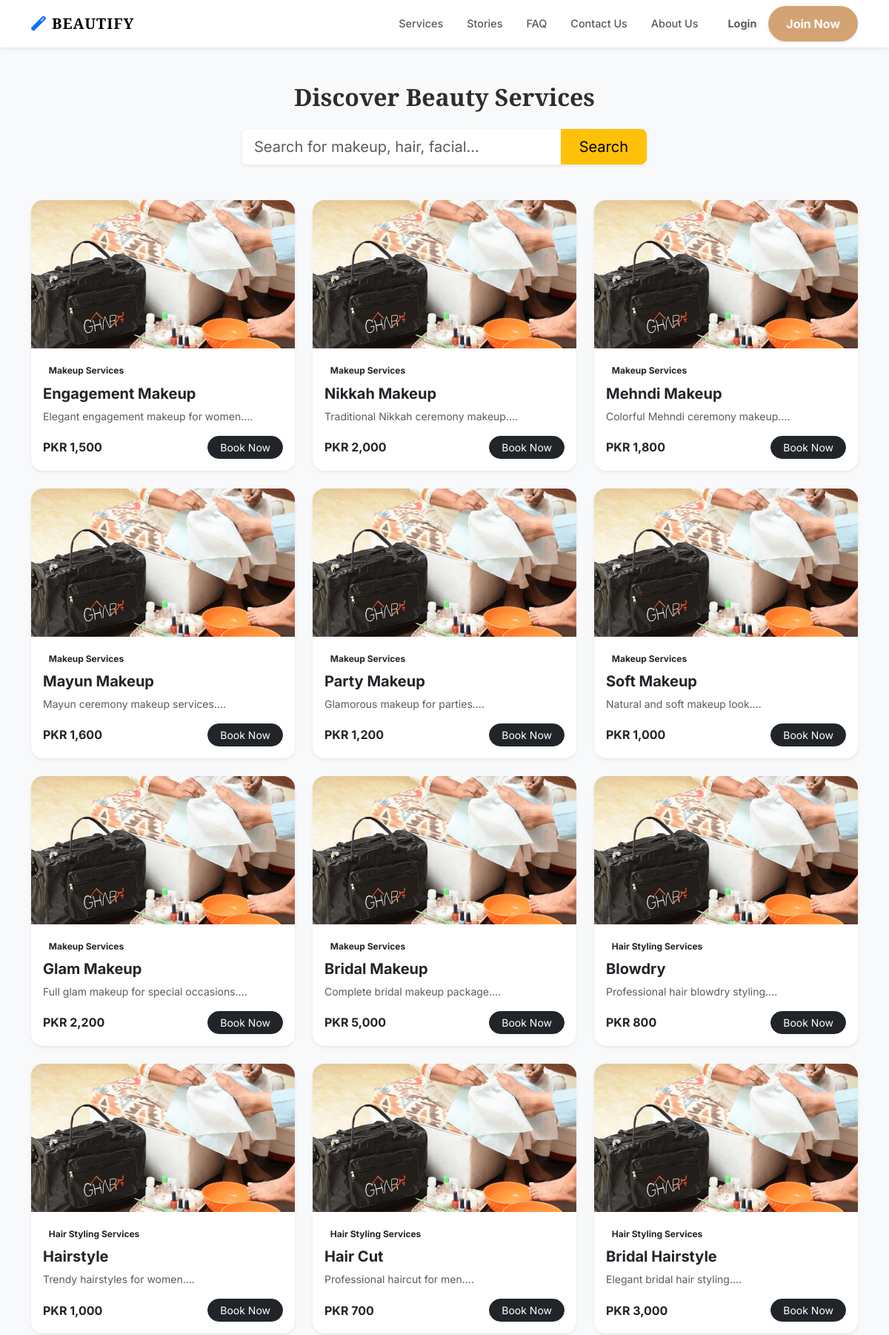
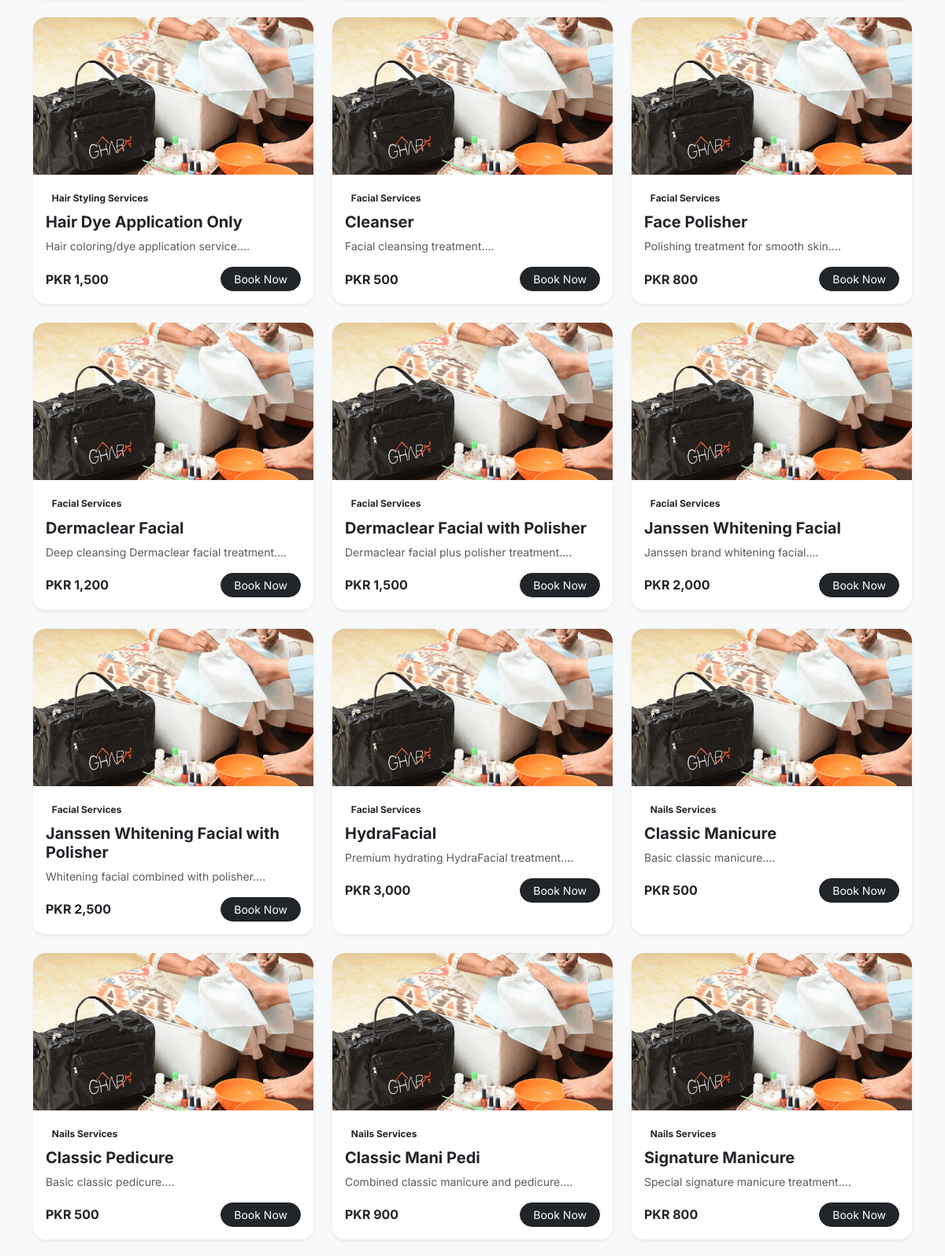
Screenshot of /search_services.php (upper part) with the database file from the repository (2 pictures, top to bottom).
### tables this page shows
CREATE TABLE `services` (
  `id` int(11) NOT NULL,
  `category_id` int(11) NOT NULL,
  `subcategory_id` int(11) NOT NULL,
  `service_name` varchar(150) NOT NULL,
  `gender` enum('men','women') NOT NULL,
  `price` decimal(10,2) NOT NULL,
  `duration_minutes` int(11) DEFAULT NULL,
  `description` text DEFAULT NULL,
  `image` varchar(255) DEFAULT NULL,
  `is_active` tinyint(1) DEFAULT 1,
  `created_at` timestamp NOT NULL DEFAULT current_timestamp()
);

CREATE TABLE `service_categories` (
  `id` int(11) NOT NULL,
  `name` varchar(100) NOT NULL,
  `description` text DEFAULT NULL,
  `created_at` timestamp NOT NULL DEFAULT current_timestamp()
);

### search_services.php (the view, shortened to what this page needs)
<?php
include('config.php');
$search = isset($_GET['q']) ? mysqli_real_escape_string($conn, $_GET['q']) : '';
$query = "SELECT s.*, c.name as category_name FROM services s
          JOIN service_categories c ON s.category_id = c.id
          WHERE s.is_active = 1";
$results = mysqli_query($conn, $query);
?>
<!DOCTYPE html>
<html lang="en">
<head>
   <link href="https://cdn.jsdelivr.net/npm/bootstrap@5.3.0/dist/css/bootstrap.min.css" rel="stylesheet">
    <link rel="stylesheet" href="https://cdnjs.cloudflare.com/ajax/libs/font-awesome/6.4.0/css/all.min.css">
    <link rel="stylesheet" href="./CSS/style.css">
</head>
<body class="bg-light">
    <?php include('navbar.php'); ?>
    <div class="container py-5">
        <div class="row justify-content-center mb-5">
            <div class="col-md-6 text-center">
                <h2 class="fw-bold">Discover Beauty Services</h2>
                <form action="" method="GET" class="mt-4">
                    <div class="input-group input-group-lg shadow-sm">
                        <input type="text" name="q" class="form-control border-0" placeholder="Search for makeup, hair, facial..." value="<?php echo $search; ?>">
                        <button class="btn btn-warning px-4" type="submit">Search</button>
                    </div>
                </form>
            </div>
        </div>
        <div class="row g-4">
            <?php while($row = mysqli_fetch_assoc($results)): ?>
            <div class="col-md-4">
                <div class="card h-100 border-0 shadow-sm rounded-4 overflow-hidden">
                    <img src="admin/uploads/<?php echo $row['image']; ?>" class="card-img-top" style="height:200px; object-fit:cover;">
                    <div class="card-body">
                        <span class="badge bg-soft-gold text-dark mb-2"><?php echo $row['category_name']; ?></span>
                        <h5 class="fw-bold"><?php echo $row['service_name']; ?></h5>
                        <p class="text-muted small"><?php echo substr($row['description'], 0, 80); ?>...</p>
                        <div class="d-flex justify-content-between align-items-center">
                            <span class="fw-bold text-dark">PKR <?php echo number_format($row['price']); ?></span>
                            <a href="book_now.php?service_id=<?php echo $row['id']; ?>" class="btn btn-dark btn-sm px-3 rounded-pill">Book Now</a>
                        </div>
                    </div>
                </div>
            </div>
            <?php endwhile; ?>
        </div>
    </div>
</body>
</html>

### CSS/style.css (style rules this page uses)
:root { --primary-color: #d4a373; --accent-color: #faedcd; --text-dark: #2d2d2d; --bg-light: #fefae0; --transition: all 0.3s ease; }
body { font-family: 'Inter', sans-serif; background-color: #fafafa; color: var(--text-dark); }
h1, h2, .navbar-brand { font-family: 'Playfair Display', serif; }
.form-control { border: 1px solid #e0e0e0; padding: 12px 15px; border-radius: 10px; transition: var(--transition); }

### rows the page displays
services: image (picture), category.name "Makeup Services", service_name "Engagement Makeup", description "Elegant engagement makeup for women.", price "1,500"
services: image (picture), category.name "Makeup Services", service_name "Nikkah Makeup", description "Traditional Nikkah ceremony makeup.", price "2,000"
services: image (picture), category.name "Makeup Services", service_name "Mehndi Makeup", description "Colorful Mehndi ceremony makeup.", price "1,800"
services: image (picture), category.name "Makeup Services", service_name "Mayun Makeup", description "Mayun ceremony makeup services.", price "1,600"
services: image (picture), category.name "Makeup Services", service_name "Party Makeup", description "Glamorous makeup for parties.", price "1,200"
services: image (picture), category.name "Makeup Services", service_name "Soft Makeup", description "Natural and soft makeup look.", price "1,000"
services: image (picture), category.name "Makeup Services", service_name "Glam Makeup", description "Full glam makeup for special occasions.", price "2,200"
services: image (picture), category.name "Makeup Services", service_name "Bridal Makeup", description "Complete bridal makeup package.", price "5,000"
services: image (picture), category.name "Hair Styling Services", service_name "Blowdry", description "Professional hair blowdry styling.", price "800"
services: image (picture), category.name "Hair Styling Services", service_name "Hairstyle", description "Trendy hairstyles for women.", price "1,000"
services: image (picture), category.name "Hair Styling Services", service_name "Hair Cut", description "Professional haircut for men.", price "700"
services: image (picture), category.name "Hair Styling Services", service_name "Bridal Hairstyle", description "Elegant bridal hair styling.", price "3,000"
services: image (picture), category.name "Hair Styling Services", service_name "Hair Dye Application Only", description "Hair coloring/dye application service.", price "1,500"
services: image (picture), category.name "Facial Services", service_name "Cleanser", description "Facial cleansing treatment.", price "500"
services: image (picture), category.name "Facial Services", service_name "Face Polisher", description "Polishing treatment for smooth skin.", price "800"
services: image (picture), category.name "Facial Services", service_name "Dermaclear Facial", description "Deep cleansing Dermaclear facial treatment.", price "1,200"
services: image (picture), category.name "Facial Services", service_name "Dermaclear Facial with Polisher", description "Dermaclear facial plus polisher treatment.", price "1,500"
services: image (picture), category.name "Facial Services", service_name "Janssen Whitening Facial", description "Janssen brand whitening facial.", price "2,000"
services: image (picture), category.name "Facial Services", service_name "Janssen Whitening Facial with Polisher", description "Whitening facial combined with polisher.", price "2,500"
services: image (picture), category.name "Facial Services", service_name "HydraFacial", description "Premium hydrating HydraFacial treatment.", price "3,000"
services: image (picture), category.name "Nails Services", service_name "Classic Manicure", description "Basic classic manicure.", price "500"
services: image (picture), category.name "Nails Services", service_name "Classic Pedicure", description "Basic classic pedicure.", price "500"
services: image (picture), category.name "Nails Services", service_name "Classic Mani Pedi", description "Combined classic manicure and pedicure.", price "900"
services: image (picture), category.name "Nails Services", service_name "Signature Manicure", description "Special signature manicure treatment.", price "800"
